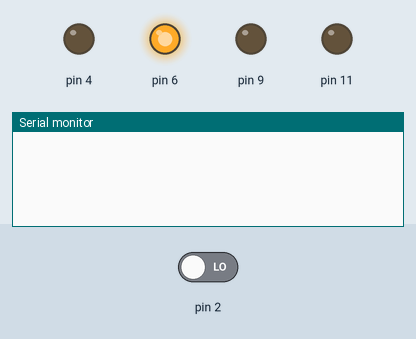
A sketch run on a simulated Arduino Uno, built with avr-gcc and run on an emulated ATmega328P. Shown: output pins drawn as LEDs (lit = HIGH), the last lines printed to the serial monitor. The inputs (shaded band) are chosen by the test bench; at power-on: pin 2 LOW.

Above: at 1.2 s.
1.3 s: pin 2 driven HIGH
At 2.1 s:
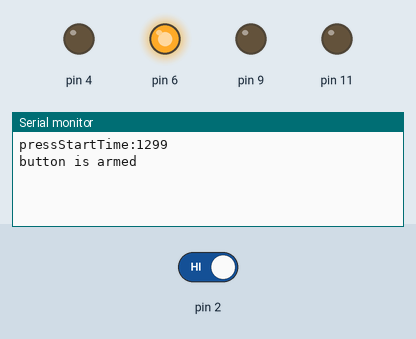
2.8 s: pin 2 driven LOW
At 3.4 s:
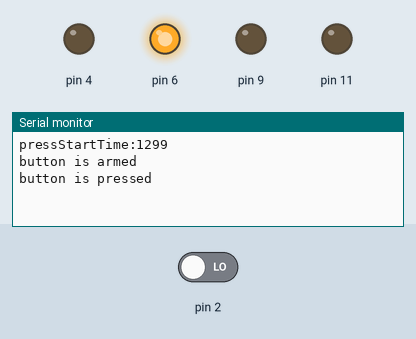

The sketch:

RoboRace.ino
```cpp
namespace Pins {
  namespace M1 {
    constexpr int Step = 11;
    constexpr int Dir = 6;
  }
  namespace M2 {
    constexpr int Step = 9;
    constexpr int Dir = 4;
  }

  constexpr int Button = 2;
}

void setup() {
  // put your setup code here, to run once:
  pinMode(Pins::M1::Step, OUTPUT);
  pinMode(Pins::M1::Dir, OUTPUT);
  digitalWrite(Pins::M1::Step, LOW);
  digitalWrite(Pins::M1::Dir, HIGH);

  pinMode(Pins::M2::Step, OUTPUT);
  pinMode(Pins::M2::Dir, OUTPUT);
  digitalWrite(Pins::M2::Step, LOW);
  digitalWrite(Pins::M2::Dir, LOW);

  pinMode(Pins::Button, INPUT);

  Serial.begin(115200);
}

bool buttonPressed() {
  // Using the static keyword like this in a function gives you
  // a variable whose value persists across function calls
  static long pressStartTime = 0;
  static bool lastReading = LOW;
  static bool buttonArmed = false;

  bool reading = digitalRead(Pins::Button);
  if (reading == HIGH && lastReading == LOW) {
    pressStartTime = millis();

    Serial.print("pressStartTime:");
    Serial.println(pressStartTime);
  }

  lastReading = reading;

  // Make sure we are holding the button down so we don't get any
  // bouncing multiple button presses when interacting with the button.
  if (reading == HIGH && (millis() - pressStartTime >= 30)) {
    if (!buttonArmed) {
      Serial.println("button is armed");
    }
    buttonArmed = true;
  }

  if (buttonArmed && reading == LOW) {
    // We just pressed the button
    buttonArmed = false;
    Serial.println("button is pressed");
    return true;
  }

  return false;
}

void step() {
  digitalWrite(Pins::M1::Step, HIGH);
  digitalWrite(Pins::M2::Step, HIGH);

  delayMicroseconds(1000000);

  digitalWrite(Pins::M1::Step, LOW);
  digitalWrite(Pins::M2::Step, LOW);
}

void loop() {
  // Wait here until we press the button
  while (!buttonPressed()) {}

  long lastStepTaken = 0;
  while (!buttonPressed()) {
    long currentTime = millis();
    if (currentTime - lastStepTaken > 500) {
      step();
      lastStepTaken = currentTime;
    }
  }
}
```

Measured:
- after the input at 1.3 s, the serial monitor: prints a new line at once (image 1)
- after the input at 2.8 s, the serial monitor: prints a new line at once (image 2)
